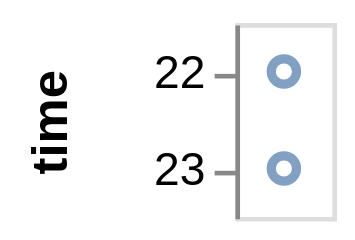

This figure's Vega-Lite source:
### Vega specification from a JSON file in a GitHub repository (floating-point values rounded to 4 significant figures)
{"$schema": "https://vega.github.io/schema/vega/v3.0.json", "description": "Google's stock price over time.", "autosize": "pad", "padding": 5, "width": 21, "style": "cell", "data": [{"name": "source_0", "values": [{"date": "10 Oct 2011 22:48:00"}, {"date": "11 Oct 2022 23:00:00"}]}, {"name": "data_0", "source": "source_0", "transform": [{"type": "formula", "expr": "toDate(datum[\"date\"])", "as": "date"}, {"type": "formula", "as": "hours_date", "expr": "datetime(0, 0, 1, hours(datum[\"date\"]), 0, 0, 0)"}]}], "signals": [{"name": "y_step", "value": 21}, {"name": "height", "update": "bandspace(domain('y').length, 1, 0.5) * y_step"}], "marks": [{"name": "marks", "type": "symbol", "style": ["point"], "from": {"data": "data_0"}, "encode": {"update": {"x": {"signal": "width", "mult": 0.5}, "y": {"scale": "y", "field": "hours_date"}, "stroke": {"value": "#4c78a8"}, "fill": {"value": "transparent"}, "opacity": {"value": 0.7}}}}], "scales": [{"name": "y", "type": "point", "domain": {"data": "data_0", "field": "hours_date", "sort": true}, "range": {"step": {"signal": "y_step"}}, "padding": 0.5}], "axes": [{"title": "time", "scale": "y", "orient": "left", "labelOverlap": true, "zindex": 1, "encode": {"labels": {"update": {"text": {"signal": "timeFormat(datum.value, '%H')"}}}}}], "config": {"axis": {"titlePadding": 5}, "axisY": {"minExtent": 30}}}
